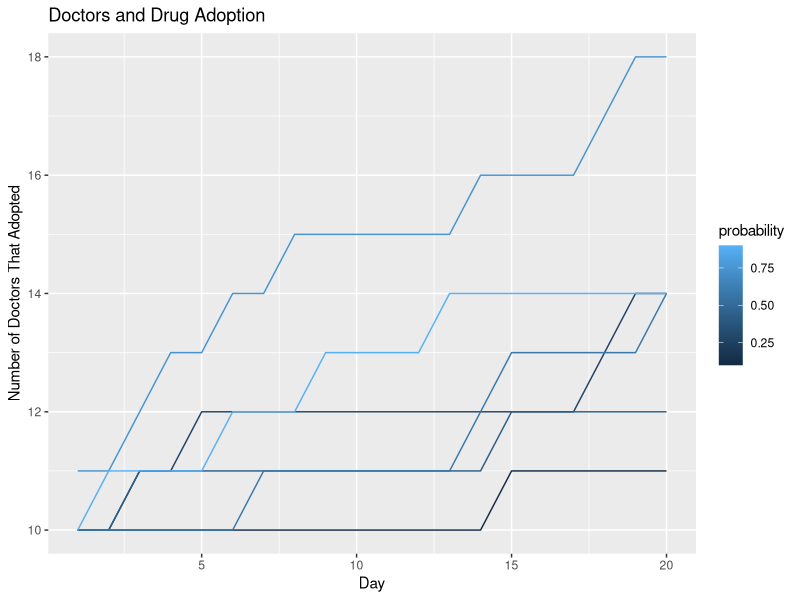

Here is the R script that generated this plot:
# Homework 6
# Stat 133, Lec 2, Spring 2015
# Due : Friday March 20th by 5 pm

library(reshape)
library(ggplot2)

# Review the slides on simulations for this assignment.

# Consider the following model on use of a new drug:
# We have a population of doctors, population size : <n.doctors>
# Every doctor has either adopted the use of a new drug, or not (0/1 status)
# Now write a function that runs a simulation for a period of :
# <n.days> where
# - every day exactly two _random_ doctors meet
# - if one has adopted but the other one has not then the
#   holdout adopts the use of the drug with probability p
# Return a matrix that shows for each day which doctors have adopted
# the use of the drug.

# Input varibles are
# <n.days> : the number of days the simulation should be run for
# <n.doctors> : total number of doctors 
# <initial.doctors> : a 0/1 vector of length <n.doctors>, 1 for adopters
# <p> : the probability that the non-adopter adopts the drug.

# Ouput variable
# <has_adopted> : matrix with <n.doctors> rows and <n.days> columns
#                 i.e. one row for each doctor
#                 the entries are 0 for days where the doctor is a
#                 non-adopter, else 1 (so once a row turns to 1 it stays as 1).

  # Set up the output variable, define it as a matrix then use initial.doctors
  # to set the first column (day)

  # Run a simulation for <n.days> (use a for loop).  In the loop:
  # 1) pick two random doctors
  # 2) check if one has adopted the other hasn't
  # 3) convert the non-adopter with probability p

  # return the output

sim.doctors <- function(initial.doctors, n.doctors, n.days, p){
  has_adopted <- matrix(nrow=n.doctors, ncol=n.days)
  prev <- initial.doctors
  for (day in 1:n.days) {
    meeting <- sample(1:n.doctors, 2, replace=FALSE)
    replace <- sample(0:1, 1, prob=c(1-p,p))
    has_adopted[,day] <- prev
    if (prev[meeting[1]] != prev[meeting[2]] & replace == 1) {
      if (prev[meeting[1]] == 0) {
        has_adopted[meeting[1], day] <- 1
      }
      if (prev[meeting[1]] == 1) {
        has_adopted[meeting[2], day] <- 1
      }
    }
    prev <- has_adopted[, day]
  }
  return(has_adopted)
}

# When you test your function you have to generate <initial.doctors> and
# pick values for the other input parameters.

set.seed(42)
# Generate a value for <initial.doctors> that has 10% 1s and 90% 0s.
# Run your function for at least 5 different values of <p> and plot
# on x-axis: days,
# on y-axis : the number of doctors that have already adopted the drug, on that day
# Put all 5 lines in one figure (e.g. use first plot() then lines() for the subsequent lines)

# Set parameters
n.doctors = 40
n.days = 20
prob = seq(.1, .9, by=.16)
initial.doctors <- c(sample(0:1, n.doctors, replace=TRUE, prob=c(.9, .1))) 
                     
# Generate data    
data <- matrix(nrow=6, ncol=n.days)
colnames(1:n.days)
rownames(prob)

for (p in 1:6) {
  out <- sim.doctors(initial.doctors, n.doctors, n.days, prob[p])
  for (day in 1:n.days) {
    data[p, day] <- sum(out[,day])
  }
}


plotdata <- melt(data) 
plotdata[,1] <- rep(prob, 20)
colnames(plotdata) <- c("probability","day", "num_adopted")
outputplot <- ggplot(plotdata, aes(x=day, y=num_adopted, group=probability, colour=probability)) + geom_line()
outputplot <- outputplot + xlab("Day") + ylab("Number of Doctors That Adopted") + ggtitle("Doctors and Drug Adoption")
outputplot
